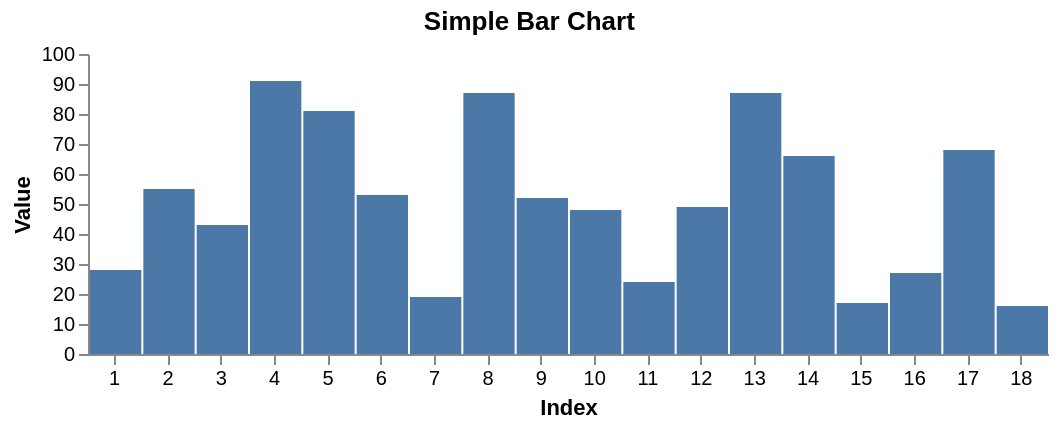

This figure's Vega-Lite source:
### Vega specification from a JSON file in a GitHub repository (floating-point values rounded to 4 significant figures)
{"$schema": "https://vega.github.io/schema/vega/v6.json", "width": 480, "height": 150, "padding": 5, "title": "Simple Bar Chart", "data": [{"name": "table", "values": [{"index": 1, "value": 28, "position": 1, "category": "A"}, {"index": 2, "value": 55, "position": 2, "category": "A"}, {"index": 3, "value": 43, "position": 3, "category": "A"}, {"index": 4, "value": 91, "position": 4, "category": "A"}, {"index": 5, "value": 81, "position": 5, "category": "A"}, {"index": 6, "value": 53, "position": 6, "category": "A"}, {"index": 7, "value": 19, "position": 1, "category": "B"}, {"index": 8, "value": 87, "position": 2, "category": "B"}, {"index": 9, "value": 52, "position": 3, "category": "B"}, {"index": 10, "value": 48, "position": 4, "category": "B"}, {"index": 11, "value": 24, "position": 5, "category": "B"}, {"index": 12, "value": 49, "position": 6, "category": "B"}, {"index": 13, "value": 87, "position": 1, "category": "C"}, {"index": 14, "value": 66, "position": 2, "category": "C"}, {"index": 15, "value": 17, "position": 3, "category": "C"}, {"index": 16, "value": 27, "position": 4, "category": "C"}, {"index": 17, "value": 68, "position": 5, "category": "C"}, {"index": 18, "value": 16, "position": 6, "category": "C"}]}], "scales": [{"name": "scaleIndex", "type": "band", "range": "width", "domain": {"data": "table", "field": "index"}}, {"name": "scaleValue", "type": "linear", "range": "height", "domain": {"data": "table", "field": "value"}, "zero": true, "nice": true}], "axes": [{"orient": "left", "scale": "scaleValue", "title": "Value"}, {"orient": "bottom", "scale": "scaleIndex", "title": "Index"}], "marks": [{"type": "rect", "from": {"data": "table"}, "encode": {"enter": {"x": {"scale": "scaleIndex", "field": "index", "offset": 1}, "width": {"scale": "scaleIndex", "band": 1, "offset": -1}, "y": {"scale": "scaleValue", "field": "value"}, "y2": {"scale": "scaleValue", "value": 0}, "tooltip": {"scale": "scaleValue", "field": "value"}}}}]}
